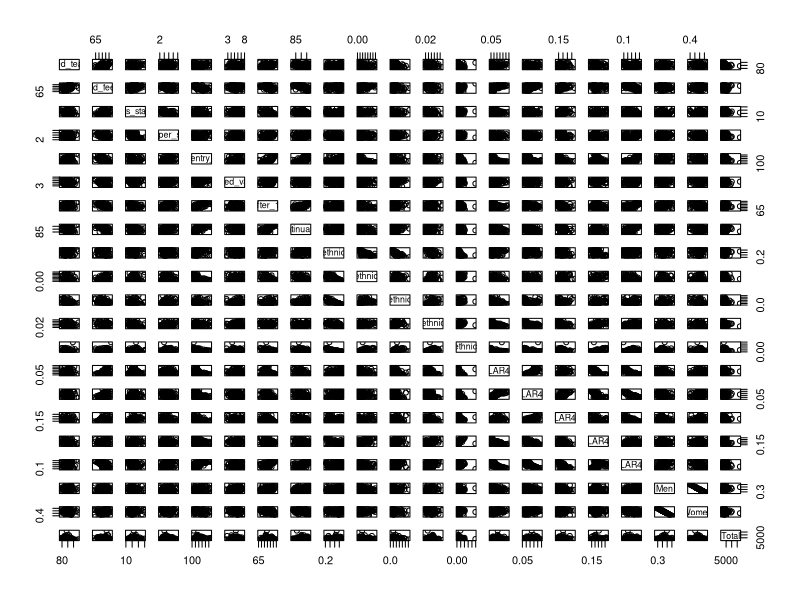
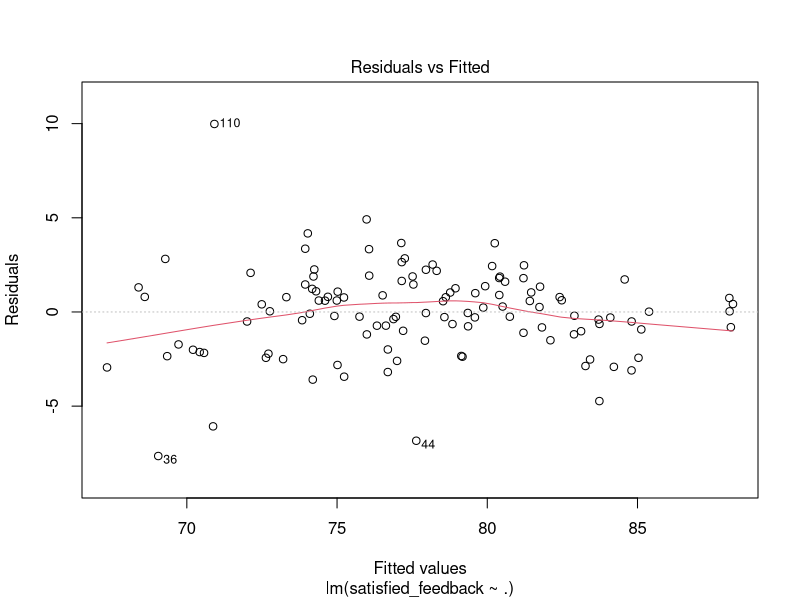
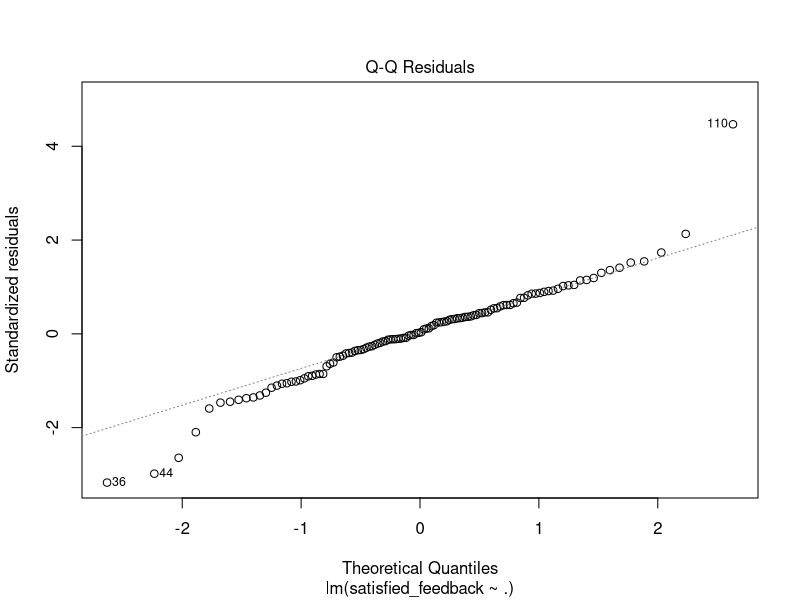
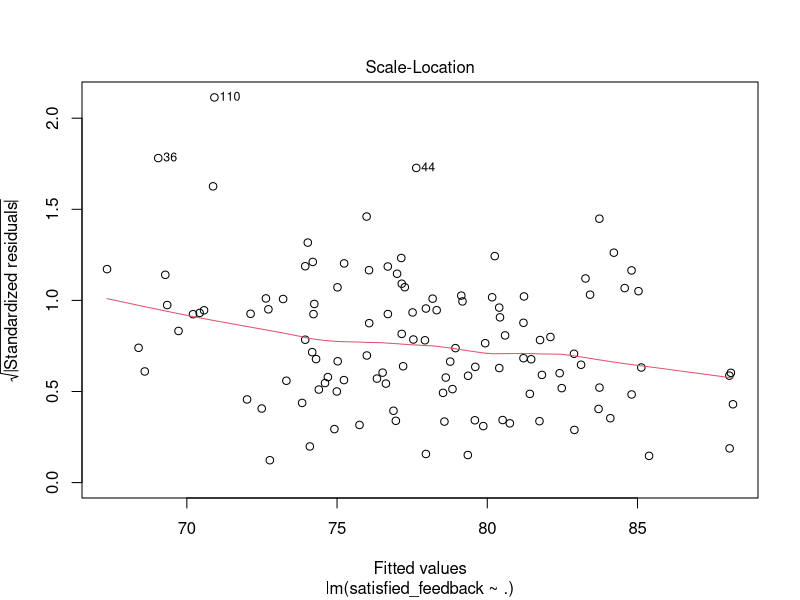
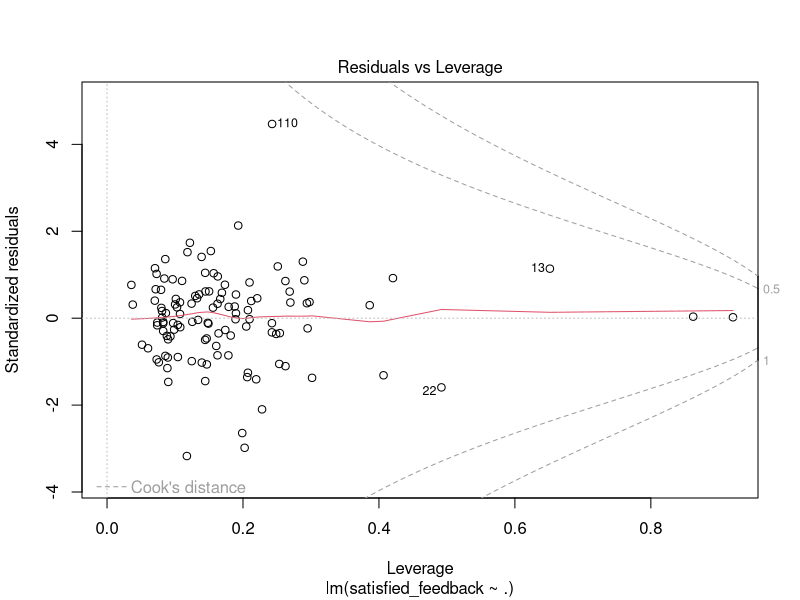

These charts were generated, in order, by the following R code:
#setwd("/Users/cyrusseyrafi/srs-assignment/assignment_2")
setwd("C:/Users/BCapo/Desktop/University of Edinburgh Masters/Sem 2/srs-assignment/assignment_2")

# NOTES #
# Q1 is the 20% of areas with lowest participation in higher education
# Need to make all columns but INSITUTION_NAME numeric.
# Canterbury Christ Church Uni seems to have a too high total???

# READ DATA #

data = read.csv("data.csv")
head(data)

# Remove 'X.1' column and 'X' cols, R provides indices for us.
data = data[,-c(1,2,3)]
head(data)
str(data)

# FIX CONTINUATION BY LOOKING AT IT:
data$continuation

# APPEARS TO BE "n/a" converting it to string column
data$continuation <- gsub("n/a", NA, data$continuation)
data$continuation <- as.numeric(data$continuation)

# Get column indices and names by using a named list/vector as a 'dictionary'.
cols = as.list(1:ncol(data))
names(cols) = names(data)

# Remove SIMD data as useless.
SIMD.cols <- which(substr(names(cols),1,4) == "SIMD")
data = data[,-SIMD.cols]

str(data)

# Reset the cols data. 
cols = as.list(1:ncol(data))
names(cols) = names(data)

# NEED TO GET RID OF NA VALUES FIRST.
data <- na.omit(data)
cor(data[,-1])
#plot(data)

# EDA #

pairs(data[,-1])
baseline_model <- lm(satisfied_feedback ~ ., data = data[,-1])
summary(baseline_model)
plot(baseline_model)
#plot(data)

# DATA CLEANING/FEATURE ENGINEERING? #

# MODELS #
